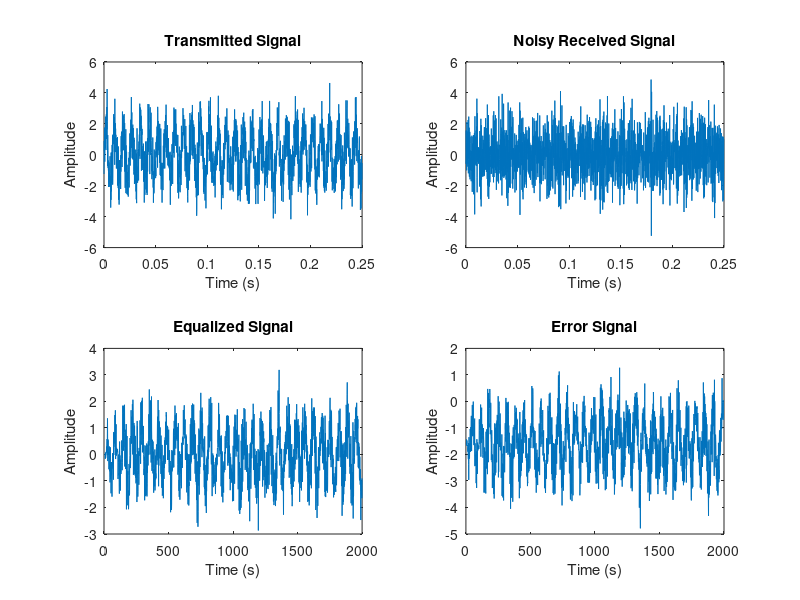

The MATLAB source for this figure:
close all;
clear all;
clc;
fs = 8e3;
N = 2e3;
mu = 0.01;
filter_order = 5;
SNR = 20;
t = (0:N-1)*1/fs;
s = sqrt(2.45)*sin(2*pi*120*t) + randn(1, N);
channel_resp = [0.5, 0.3, -0.9, -0.2, 0.7, -0.1];
received_signal = filter(channel_resp, 1, s);
noise_pwr = 10^(-SNR/10);
noise = sqrt(noise_pwr) * randn(1, N);
noisy_received_signal = received_signal + noise;

equalizer_weights = zeros(1, filter_order);
output_signal = zeros(1, N);

for i = filter_order+1:N
    x = noisy_received_signal(i-filter_order:i-1);
    y_hat = equalizer_weights * x';
    desired_signal = s(i);
    error = desired_signal - y_hat;
    equalizer_weights = equalizer_weights + 2* mu * error * x;
    output_signal(i) = y_hat;
end
% plot the transmitted, received and the equalized and the error signal
% also
error_signal = desired_signal - output_signal(filter_order+1:N);
figure;
subplot(2,2,1), plot(t, s), title('Transmitted Signal'), xlabel('Time (s)'), ylabel('Amplitude');
subplot(2,2,2), plot(t, noisy_received_signal), title('Noisy Received Signal'), xlabel('Time (s)'), ylabel('Amplitude');
subplot(2,2,3), plot(output_signal), title('Equalized Signal'), xlabel('Time (s)'), ylabel('Amplitude');
error = s - output_signal  ;
subplot(2, 2, 4), plot(error_signal), title('Error Signal'), xlabel('Time (s)'), ylabel('Amplitude');